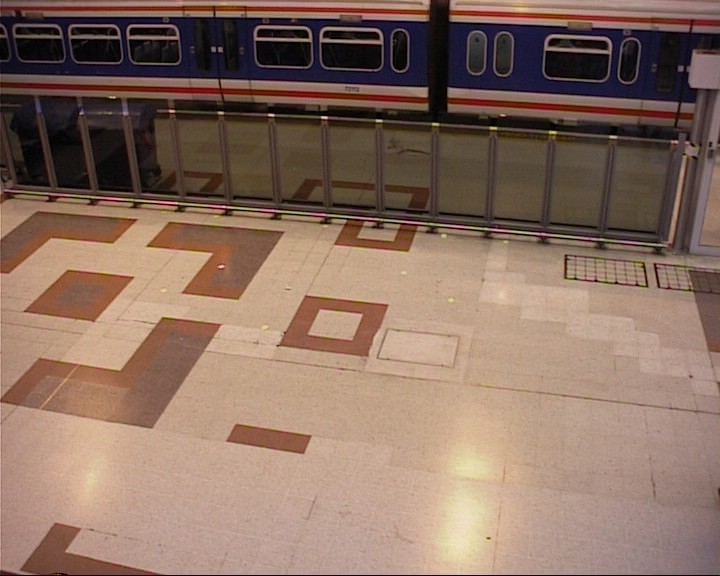
%> input picture CS-484/Homework 1/Part_4/station/0.png, 720 x 576 px
$ octave station.m   (GNU Octave 9; MATLAB toolbox functions it lacks are replaced by stand-ins)
%> lines starting %> are read from the running program, lines starting %| are printed output that depends on the picture; in (x1, y1, x2, y2) boxes, pixels count from 0 and x2, y2 are one past the last pixel; in counts of white or black regions, pixels touching at a corner belong together; the program's own positions count from 1
for_station();
for_copier();

function for_station
frame_1 = imread("0.png");
%> frame_1 is the input picture: size 576x720x3 uint8; mean R, G, B 138.3, 111.6, 97.2
frame_2 = imread("1.png");
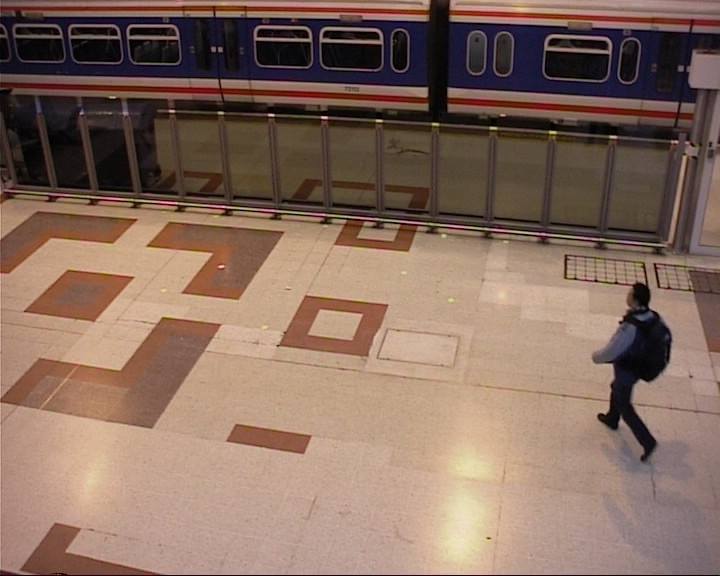
%> input picture CS-484/Homework 1/Part_4/station/1.png, 720 x 576 px
%> frame_2 is the input picture: size 576x720x3 uint8; mean R, G, B 135.2, 108.9, 94.9
frame_3 = imread("2.png");
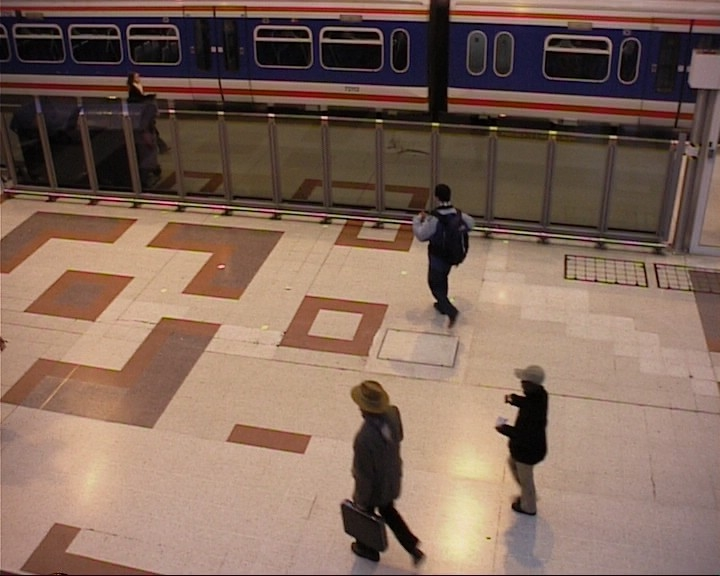
%> input picture CS-484/Homework 1/Part_4/station/2.png, 720 x 576 px
%> frame_3 is the input picture: size 576x720x3 uint8; mean R, G, B 130.4, 104.5, 90.8
frame_4 = imread("3.png");
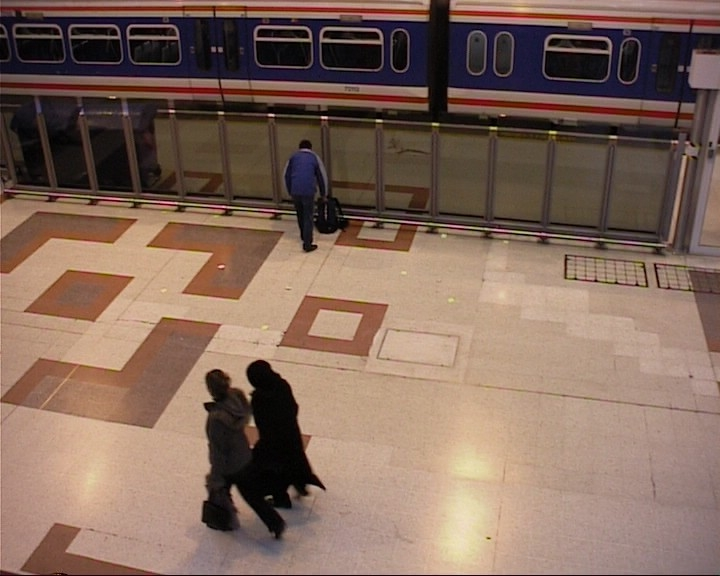
%> input picture CS-484/Homework 1/Part_4/station/3.png, 720 x 576 px
%> frame_4 is the input picture: size 576x720x3 uint8; mean R, G, B 130.5, 105, 91.5

bg_frame = rgb2gray(frame_1);

imshow(bg_frame);

station_frame_2(bg_frame, rgb2gray(frame_2));
station_frame_3(bg_frame, rgb2gray(frame_3));
station_frame_4(bg_frame, rgb2gray(frame_4));
end

function station_frame_2(bg_frame, gray)
figure; imshow(gray);
temp1 = abs (bg_frame - gray) > 50;
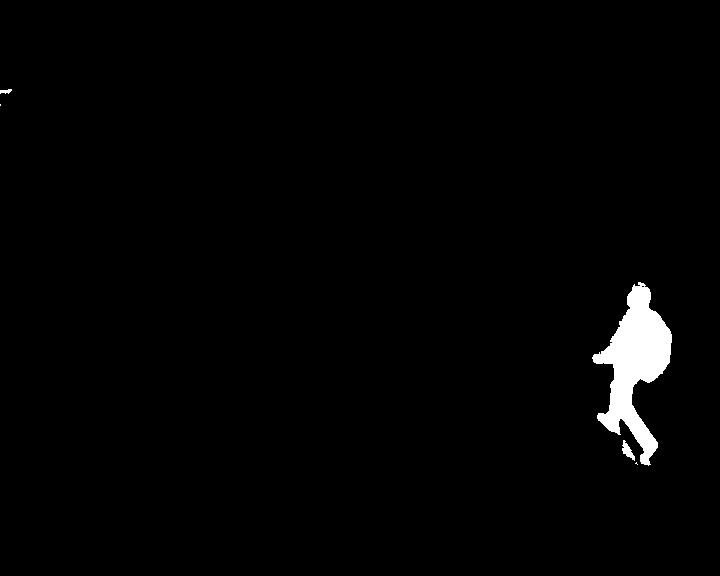
%> temp1: size 576x720 logical; 1.6% white; 5 white regions (2 under 20 px), largest, box (x1, y1, x2, y2) and area: (592, 282, 672, 466) 6355, (622, 440, 635, 461) 123, (0, 89, 12, 94) 40

img = remove_conn_comp_smaller_than(temp1, 20);
%> in remove_conn_comp_smaller_than, `CC = bwconncomp(image);`: CC = 5 connected components
%> in remove_conn_comp_smaller_than, `list = CC.PixelIdxList;`: list = 5 items
%> the loop in remove_conn_comp_smaller_than, `for i = 1 : size(list, 2)` made 5 passes
figure; imshow(img);

img = remove_conn_comp_smaller_than(img, 200);
%> the loop in remove_conn_comp_smaller_than (call 2), `for i = 1 : size(list, 2)` made 3 passes
%> after the loop in remove_conn_comp_smaller_than (call 2), `for i = 1 : size(list, 2)`: image: size 576x720 logical; 1.5% white; 1 white region, box (x1, y1, x2, y2) and area: (592, 282, 672, 466) 6355
show_colored_conn_comp(img);
end

function station_frame_3(bg_frame, gray)
figure; imshow(gray);
temp1 = abs (bg_frame - gray) > 50;
%> temp1: size 576x720 logical; 4.3% white; 32 white regions (20 under 20 px), largest, box (x1, y1, x2, y2) and area: (340, 380, 426, 575) 9157, (495, 366, 549, 553) 5091, (416, 228, 470, 333) 2725
temp2 = abs (gray - bg_frame) > 5;
%> temp2: size 576x720 logical; 1.7% white in thin lines or dots

temp1 = remove_conn_comp_smaller_than(temp1, 10);
temp2 = remove_conn_comp_smaller_than(temp2, 10);
%> after the loop in remove_conn_comp_smaller_than (call 4), `for i = 1 : size(list, 2)`: image: size 576x720 logical; 0.65% white; 43 white regions (24 under 20 px), largest, box (x1, y1, x2, y2) and area: (697, 484, 720, 562) 997, (438, 208, 478, 227) 223, (634, 149, 654, 162) 146
img = temp1 | temp2;
%> img: size 576x720 logical; 4.9% white; 42 white regions (22 under 20 px), largest, box (x1, y1, x2, y2) and area: (340, 380, 426, 575) 9157, (495, 366, 549, 553) 5102, (411, 202, 478, 333) 3523
figure; imshow(img);

img = imclose(img, ones(5));
%> img: size 576x720 logical; 5.3% white; 22 white regions (4 under 20 px), largest, box (x1, y1, x2, y2) and area: (340, 380, 426, 575) 9280, (495, 366, 549, 553) 5288, (411, 185, 478, 333) 4259
figure; imshow(img);

% k keeps hand n feet
img = remove_conn_comp_smaller_than(img, 1500);
show_colored_conn_comp(img);
%> in show_colored_conn_comp (call 2), `[L,~] = bwlabel(image);`: L: size 576x720 double; 4 distinct labels, from 0 to 3
end

function station_frame_4(bg_frame, gray)
figure; imshow(gray);
temp1 = abs (bg_frame - gray) > 20;
%> temp1: size 576x720 logical; 6.3% white; 105 white regions (100 under 20 px), largest, box (x1, y1, x2, y2) and area: (186, 359, 346, 575) 22101, (272, 152, 352, 254) 3515, (299, 140, 312, 150) 103, (294, 187, 317, 201) 100, (328, 151, 331, 170) 22
temp2 = abs (gray - bg_frame) > 20;
%> temp2: size 576x720 logical; 0.06% white; 16 white regions (13 under 20 px), largest, box (x1, y1, x2, y2) and area: (316, 155, 327, 185) 83, (717, 486, 720, 510) 48, (714, 161, 720, 167) 25

img = temp1 | temp2;
%> img: size 576x720 logical; 6.3% white; 114 white regions (108 under 20 px), largest, box (x1, y1, x2, y2) and area: (186, 359, 346, 575) 22101, (272, 140, 352, 254) 3747, (294, 187, 317, 201) 100, (717, 486, 720, 510) 48, (714, 161, 720, 167) 25, (328, 151, 331, 170) 22
figure; imshow(img);

img = imclose(img, ones(3));
%> img: size 576x720 logical; 6.6% white; 45 white regions (39 under 20 px), largest, box (x1, y1, x2, y2) and area: (180, 359, 352, 575) 22635, (272, 140, 353, 255) 4412, (717, 486, 720, 510) 50, (321, 135, 324, 154) 25, (714, 161, 720, 167) 25, (682, 157, 686, 163) 20
img = remove_conn_comp_smaller_than(img, 150);
%> call 6 of remove_conn_comp_smaller_than, with limit = 150
%> in remove_conn_comp_smaller_than (call 6), `CC = bwconncomp(image);`: CC = 45 connected components
%> in remove_conn_comp_smaller_than (call 6), `list = CC.PixelIdxList;`: list = 45 items
%> the loop in remove_conn_comp_smaller_than (call 6), `for i = 1 : size(list, 2)` made 45 passes
%> after the loop in remove_conn_comp_smaller_than (call 6), `for i = 1 : size(list, 2)`:
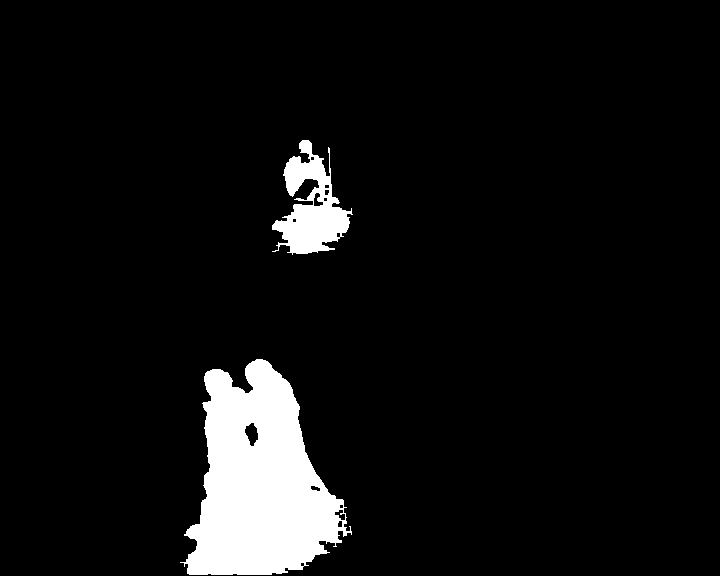
%> image: size 576x720 logical; 6.5% white; 2 white regions, box (x1, y1, x2, y2) and area: (180, 359, 352, 575) 22635, (272, 140, 353, 255) 4412
img = imdilate(img, [1,1,1,1,1;
    0,0,0,0,0;
    0,0,0,0,0;
    0,0,0,0,0;
    1,1,1,1,1;]);
%> img: size 576x720 logical; 7.4% white; 2 white regions, box (x1, y1, x2, y2) and area: (178, 357, 354, 576) 24777, (270, 138, 355, 257) 5989
figure; imshow(img);

show_colored_conn_comp(img);
%> in show_colored_conn_comp (call 3), `[L,~] = bwlabel(image);`: L: size 576x720 double; 3 distinct labels, from 0 to 2
end

function show_colored_conn_comp(image)
[L,~] = bwlabel(image);
figure; imshow(label2rgb(L, 'jet', 'white', 'shuffle'));
end

function image = remove_conn_comp_smaller_than(image, limit)
CC = bwconncomp(image);
list = CC.PixelIdxList;

for i = 1 : size(list, 2)
    if (size (list{i}, 1) < limit)
        image(list{i}) = 0;
    end
end
end


function for_copier
frame_1 = imread("0.png");
frame_2 = imread("1.png");
frame_3 = imread("2.png");
frame_4 = imread("3.png");

bg_frame = rgb2gray(frame_1);

imshow(bg_frame);

copier_frame_2(bg_frame, rgb2gray(frame_2));
copier_frame_3(bg_frame, rgb2gray(frame_3));
copier_frame_4(bg_frame, rgb2gray(frame_4));
end

function copier_frame_2(bg_frame, gray)
figure; imshow(gray);
temp1 = abs (bg_frame - gray) > 50;
temp2 = abs (gray - bg_frame) > 10;
%> temp2: size 576x720 logical; 0.23% white; 257 white regions (250 under 20 px), largest, box (x1, y1, x2, y2) and area: (709, 486, 720, 522) 152, (712, 526, 720, 554) 110, (640, 149, 657, 162) 106

temp1 = remove_conn_comp_smaller_than(temp1, 20);
temp2 = remove_conn_comp_smaller_than(temp2, 200);
%> after the loop in remove_conn_comp_smaller_than (call 8), `for i = 1 : size(list, 2)`: image: size 576x720 logical; every value is 0
img = temp1 | temp2;
figure; imshow(img);

k = imerode(img, ones(2));
%> k: size 576x720 logical; 1.5% white; 3 white regions, box (x1, y1, x2, y2) and area: (592, 282, 671, 464) 5999, (622, 440, 634, 459) 86, (0, 89, 11, 92) 22

img = imdilate(img, [0,0,0;1,0,1;0,0,0]);
%> img: size 576x720 logical; 1.7% white; 3 white regions, box (x1, y1, x2, y2) and area: (591, 282, 673, 466) 6768, (621, 440, 636, 461) 164, (0, 89, 13, 94) 47
img = imerode(img, [1,1,1;1,0,1;0,0,0;1,0,1;1,1,1]);
%> img: size 576x720 logical; 1.4% white; 2 white regions, box (x1, y1, x2, y2) and area: (593, 284, 672, 463) 5802, (623, 442, 634, 458) 65
% k keeps hand n feet
img = remove_conn_comp_smaller_than(img + k, 180);
show_colored_conn_comp(img);
%> in show_colored_conn_comp (call 4), `[L,~] = bwlabel(image);`: L: size 576x720 double; values 0 (black) and 1 (white), 1.5% white; 1 white region, box (x1, y1, x2, y2) and area: (592, 282, 672, 464) 6091
end

function copier_frame_3(bg_frame, gray)
figure; imshow(gray);
temp1 = abs (bg_frame - gray) > 40;
%> temp1: size 576x720 logical; 4.6% white; 30 white regions (17 under 20 px), largest, box (x1, y1, x2, y2) and area: (340, 380, 427, 575) 9500, (494, 365, 549, 567) 5841, (415, 228, 471, 335) 2929
temp2 = abs (gray - bg_frame) > 10;
%> temp2: size 576x720 logical; 0.33% white; 258 white regions (245 under 20 px), largest, box (x1, y1, x2, y2) and area: (439, 208, 477, 227) 202, (707, 486, 720, 518) 163, (412, 224, 436, 236) 136

temp1 = remove_conn_comp_smaller_than(temp1, 10);
temp2 = remove_conn_comp_smaller_than(temp2, 10);
%> in remove_conn_comp_smaller_than (call 11), `CC = bwconncomp(image);`: CC = 258 connected components
%> in remove_conn_comp_smaller_than (call 11), `list = CC.PixelIdxList;`: list = 258 items
%> after the loop in remove_conn_comp_smaller_than (call 11), `for i = 1 : size(list, 2)`:
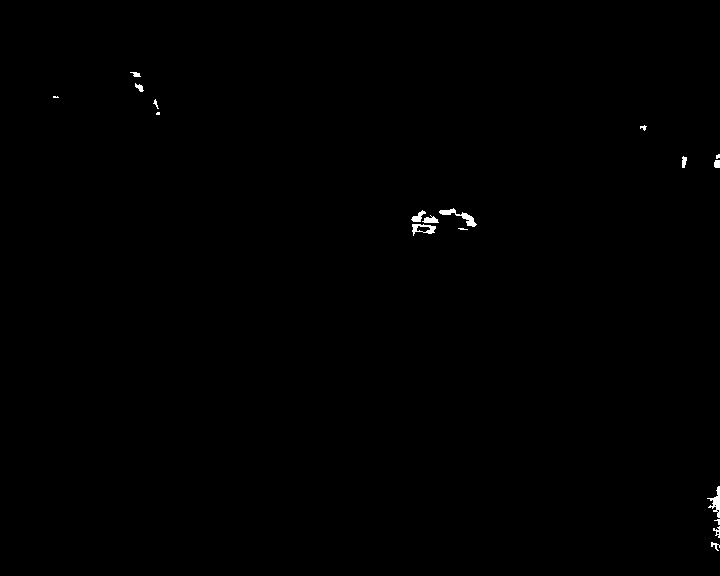
%> image: size 576x720 logical; 0.25% white; 18 white regions (5 under 20 px), largest, box (x1, y1, x2, y2) and area: (439, 208, 477, 227) 202, (707, 486, 720, 518) 163, (412, 224, 436, 236) 136
img = temp1 | temp2;
%> img: size 576x720 logical; 4.9% white; 21 white regions (5 under 20 px), largest, box (x1, y1, x2, y2) and area: (340, 380, 427, 575) 9500, (494, 365, 549, 567) 5841, (411, 208, 477, 335) 3713
figure; imshow(img);

img = imclose(img, [0,1,0; 1,0,1;0,1,0]);
%> img: size 576x720 logical; 5% white; 17 white regions (3 under 20 px), largest, box (x1, y1, x2, y2) and area: (340, 380, 427, 575) 9525, (494, 365, 549, 567) 5901, (411, 205, 477, 335) 3970
figure; imshow(img);

% k keeps hand n feet
img = remove_conn_comp_smaller_than(img, 50);
show_colored_conn_comp(img);
%> in show_colored_conn_comp (call 5), `[L,~] = bwlabel(image);`: L: size 576x720 double; 12 distinct labels, from 0 to 11
end

function copier_frame_4(bg_frame, gray)
figure; imshow(gray);
temp1 = abs (bg_frame - gray) > 50;
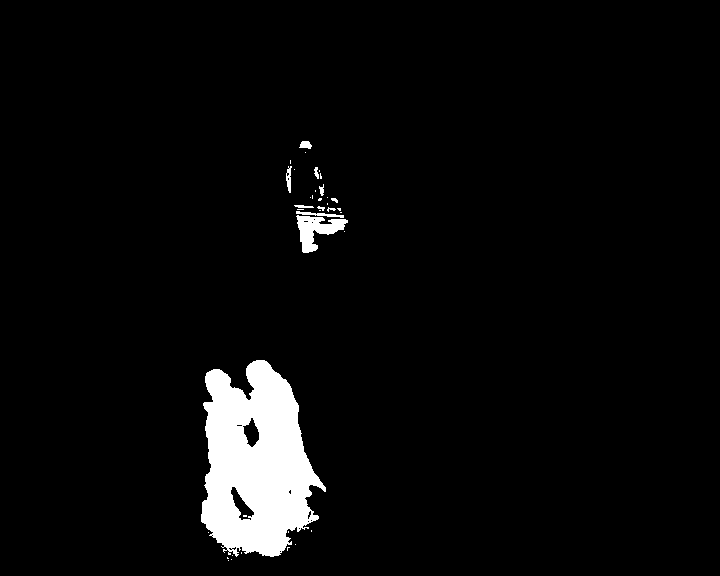
%> temp1: size 576x720 logical; 4.3% white; 38 white regions (27 under 20 px), largest, box (x1, y1, x2, y2) and area: (201, 360, 326, 557) 16343, (296, 215, 348, 253) 936, (296, 211, 344, 218) 130
temp2 = abs (gray - bg_frame) > 40;

temp1 = remove_conn_comp_smaller_than(temp1, 10);
temp2 = remove_conn_comp_smaller_than(temp2, 10);
img = temp1 | temp2;
figure; imshow(img);

img = imclose(img, [1,1,1,1; 1,1,1,1;1,0,0,1;1,1,1,1]);
figure; imshow(img);

img = remove_conn_comp_smaller_than(img, 500);
show_colored_conn_comp(img);
end
